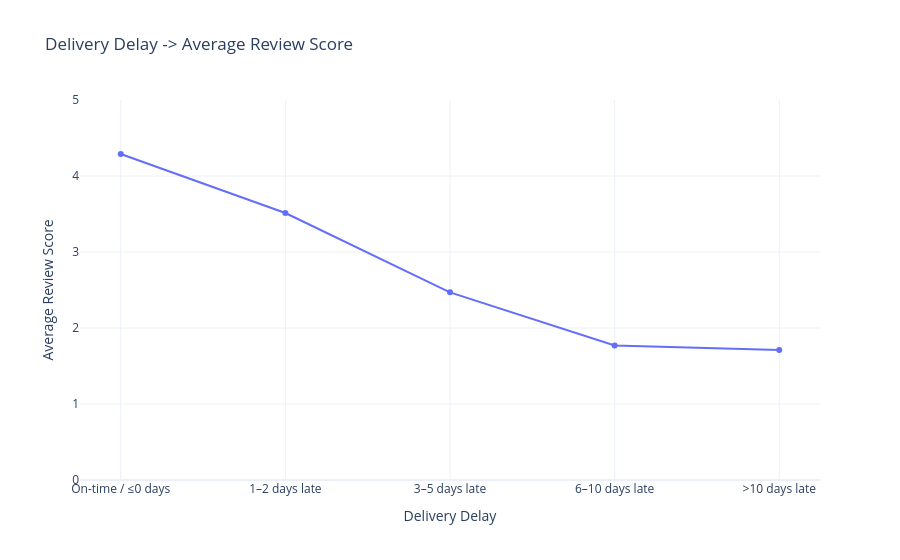

The code cell stored with this chart in its notebook:
### Code cell
import plotly.express as px

fig = px.line(
    bucket_summary,
    x='delay_bucket',
    y='avg_review_score',
    markers=True,
    title='Delivery Delay -> Average Review Score',
    labels={
        'delay_bucket': 'Delivery Delay',
        'avg_review_score': 'Average Review Score'
    }
)

fig.update_layout(
    template='plotly_white',
    yaxis_range=[0, 5]
)

fig.show()

### Figure 1 — Plotly figure (JSON) as saved in the notebook; plotly's stock layout.template omitted (floating-point values rounded to 4 significant figures)
{"data": [{"hovertemplate": "Delivery Delay=%{x}<br>Average Review Score=%{y}<extra></extra>", "legendgroup": "", "line": {"color": "#636efa", "dash": "solid"}, "marker": {"symbol": "circle"}, "mode": "lines+markers", "name": "", "orientation": "v", "showlegend": false, "type": "scatter", "x": ["On-time / ≤0 days", "1–2 days late", "3–5 days late", "6–10 days late", ">10 days late"], "xaxis": "x", "y": [4.29, 3.513, 2.469, 1.771, 1.709], "yaxis": "y"}], "layout": {"legend": {"tracegroupgap": 0}, "title": {"text": "Delivery Delay -> Average Review Score"}, "xaxis": {"anchor": "y", "domain": [0.0, 1.0], "title": {"text": "Delivery Delay"}}, "yaxis": {"anchor": "x", "domain": [0.0, 1.0], "range": [0, 5], "title": {"text": "Average Review Score"}}}}
